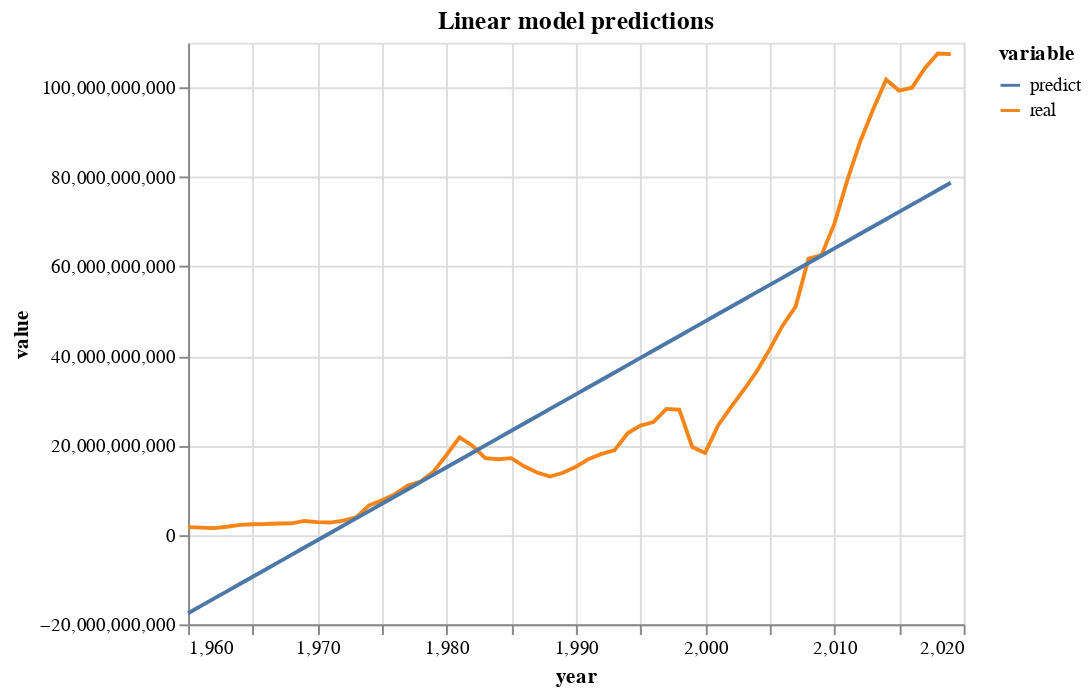

The code cell stored with this chart in its notebook:
### Code cell
alt.Chart(predict_linear.melt('year')).mark_line().encode(
    x='year',
    y='value',
    color='variable'
).properties(title='Linear model predictions')

### Figure 1 — Vega-Lite specification as saved in the notebook (floating-point values rounded to 4 significant figures)
{"config": {"view": {"continuousWidth": 400, "continuousHeight": 300}}, "data": {"name": "data-7b7726da53b317d12ce495f09e657d52"}, "mark": "line", "encoding": {"color": {"type": "nominal", "field": "variable"}, "x": {"type": "quantitative", "field": "year"}, "y": {"type": "quantitative", "field": "value"}}, "title": "Linear model predictions", "$schema": "https://vega.github.io/schema/vega-lite/v4.8.1.json", "datasets": {"data-7b7726da53b317d12ce495f09e657d52": [{"year": 1960, "variable": "real", "value": 1724000000.0}, {"year": 1961, "variable": "real", "value": 1607000000.0}, {"year": 1962, "variable": "real", "value": 1517000000.0}, {"year": 1963, "variable": "real", "value": 1823000000.0}, {"year": 1964, "variable": "real", "value": 2243000000.0}, {"year": 1965, "variable": "real", "value": 2386000000.0}, {"year": 1966, "variable": "real", "value": 2428000000.0}, {"year": 1967, "variable": "real", "value": 2552000000.0}, {"year": 1968, "variable": "real", "value": 2581000000.0}, {"year": 1969, "variable": "real", "value": 3111000000.0}, {"year": 1970, "variable": "real", "value": 2861000000.0}, {"year": 1971, "variable": "real", "value": 2753000000.0}, {"year": 1972, "variable": "real", "value": 3184000000.0}, {"year": 1973, "variable": "real", "value": 3890000000.0}, {"year": 1974, "variable": "real", "value": 6596000000.0}, {"year": 1975, "variable": "real", "value": 7728000000.0}, {"year": 1976, "variable": "real", "value": 9088000000.0}, {"year": 1977, "variable": "real", "value": 11020000000.0}, {"year": 1978, "variable": "real", "value": 11920000000.0}, {"year": 1979, "variable": "real", "value": 14170000000.0}, {"year": 1980, "variable": "real", "value": 17870000000.0}, {"year": 1981, "variable": "real", "value": 21800000000.0}, {"year": 1982, "variable": "real", "value": 19920000000.0}, {"year": 1983, "variable": "real", "value": 17140000000.0}, {"year": 1984, "variable": "real", "value": 16900000000.0}, {"year": 1985, "variable": "real", "value": 17140000000.0}, {"year": 1986, "variable": "real", "value": 15310000000.0}, {"year": 1987, "variable": "real", "value": 13940000000.0}, {"year": 1988, "variable": "real", "value": 13050000000.0}, {"year": 1989, "variable": "real", "value": 13880000000.0}, {"year": 1990, "variable": "real", "value": 15230000000.0}, {"year": 1991, "variable": "real", "value": 16980000000.0}, {"year": 1992, "variable": "real", "value": 18090000000.0}, {"year": 1993, "variable": "real", "value": 18930000000.0}, {"year": 1994, "variable": "real", "value": 22700000000.0}, {"year": 1995, "variable": "real", "value": 24420000000.0}, {"year": 1996, "variable": "real", "value": 25210000000.0}, {"year": 1997, "variable": "real", "value": 28150000000.0}, {"year": 1998, "variable": "real", "value": 27970000000.0}, {"year": 1999, "variable": "real", "value": 19640000000.0}, {"year": 2000, "variable": "real", "value": 18320000000.0}, {"year": 2001, "variable": "real", "value": 24470000000.0}, {"year": 2002, "variable": "real", "value": 28550000000.0}, {"year": 2003, "variable": "real", "value": 32430000000.0}, {"year": 2004, "variable": "real", "value": 36590000000.0}, {"year": 2005, "variable": "real", "value": 41510000000.0}, {"year": 2006, "variable": "real", "value": 46800000000.0}, {"year": 2007, "variable": "real", "value": 51010000000.0}, {"year": 2008, "variable": "real", "value": 61760000000.0}, {"year": 2009, "variable": "real", "value": 62520000000.0}, {"year": 2010, "variable": "real", "value": 69560000000.0}, {"year": 2011, "variable": "real", "value": 79280000000.0}, {"year": 2012, "variable": "real", "value": 87920000000.0}, {"year": 2013, "variable": "real", "value": 95130000000.0}, {"year": 2014, "variable": "real", "value": 101700000000.0}, {"year": 2015, "variable": "real", "value": 99290000000.0}, {"year": 2016, "variable": "real", "value": 99940000000.0}, {"year": 2017, "variable": "real", "value": 104300000000.0}, {"year": 2018, "variable": "real", "value": 107600000000.0}, {"year": 2019, "variable": "real", "value": 107400000000.0}, {"year": 1960, "variable": "predict", "value": -17510000000.0}, {"year": 1961, "variable": "predict", "value": -15880000000.0}, {"year": 1962, "variable": "predict", "value": -14250000000.0}, {"year": 1963, "variable": "predict", "value": -12620000000.0}, {"year": 1964, "variable": "predict", "value": -10990000000.0}, {"year": 1965, "variable": "predict", "value": -9360000000.0}, {"year": 1966, "variable": "predict", "value": -7729000000.0}, {"year": 1967, "variable": "predict", "value": -6099000000.0}, {"year": 1968, "variable": "predict", "value": -4468000000.0}, {"year": 1969, "variable": "predict", "value": -2837000000.0}, {"year": 1970, "variable": "predict", "value": -1207000000.0}, {"year": 1971, "variable": "predict", "value": 424100000.0}, {"year": 1972, "variable": "predict", "value": 2055000000.0}, {"year": 1973, "variable": "predict", "value": 3686000000.0}, {"year": 1974, "variable": "predict", "value": 5316000000.0}, {"year": 1975, "variable": "predict", "value": 6947000000.0}, {"year": 1976, "variable": "predict", "value": 8578000000.0}, {"year": 1977, "variable": "predict", "value": 10210000000.0}, {"year": 1978, "variable": "predict", "value": 11840000000.0}, {"year": 1979, "variable": "predict", "value": 13470000000.0}, {"year": 1980, "variable": "predict", "value": 15100000000.0}, {"year": 1981, "variable": "predict", "value": 16730000000.0}, {"year": 1982, "variable": "predict", "value": 18360000000.0}, {"year": 1983, "variable": "predict", "value": 19990000000.0}, {"year": 1984, "variable": "predict", "value": 21620000000.0}, {"year": 1985, "variable": "predict", "value": 23250000000.0}, {"year": 1986, "variable": "predict", "value": 24880000000.0}, {"year": 1987, "variable": "predict", "value": 26520000000.0}, {"year": 1988, "variable": "predict", "value": 28150000000.0}, {"year": 1989, "variable": "predict", "value": 29780000000.0}, {"year": 1990, "variable": "predict", "value": 31410000000.0}, {"year": 1991, "variable": "predict", "value": 33040000000.0}, {"year": 1992, "variable": "predict", "value": 34670000000.0}, {"year": 1993, "variable": "predict", "value": 36300000000.0}, {"year": 1994, "variable": "predict", "value": 37930000000.0}, {"year": 1995, "variable": "predict", "value": 39560000000.0}, {"year": 1996, "variable": "predict", "value": 41190000000.0}, {"year": 1997, "variable": "predict", "value": 42820000000.0}, {"year": 1998, "variable": "predict", "value": 44450000000.0}, {"year": 1999, "variable": "predict", "value": 46080000000.0}, {"year": 2000, "variable": "predict", "value": 47710000000.0}, {"year": 2001, "variable": "predict", "value": 49350000000.0}, {"year": 2002, "variable": "predict", "value": 50980000000.0}, {"year": 2003, "variable": "predict", "value": 52610000000.0}, {"year": 2004, "variable": "predict", "value": 54240000000.0}, {"year": 2005, "variable": "predict", "value": 55870000000.0}, {"year": 2006, "variable": "predict", "value": 57500000000.0}, {"year": 2007, "variable": "predict", "value": 59130000000.0}, {"year": 2008, "variable": "predict", "value": 60760000000.0}, {"year": 2009, "variable": "predict", "value": 62390000000.0}, {"year": 2010, "variable": "predict", "value": 64020000000.0}, {"year": 2011, "variable": "predict", "value": 65650000000.0}, {"year": 2012, "variable": "predict", "value": 67280000000.0}, {"year": 2013, "variable": "predict", "value": 68910000000.0}, {"year": 2014, "variable": "predict", "value": 70540000000.0}, {"year": 2015, "variable": "predict", "value": 72180000000.0}, {"year": 2016, "variable": "predict", "value": 73810000000.0}, {"year": 2017, "variable": "predict", "value": 75440000000.0}, {"year": 2018, "variable": "predict", "value": 77070000000.0}, {"year": 2019, "variable": "predict", "value": 78700000000.0}]}}
